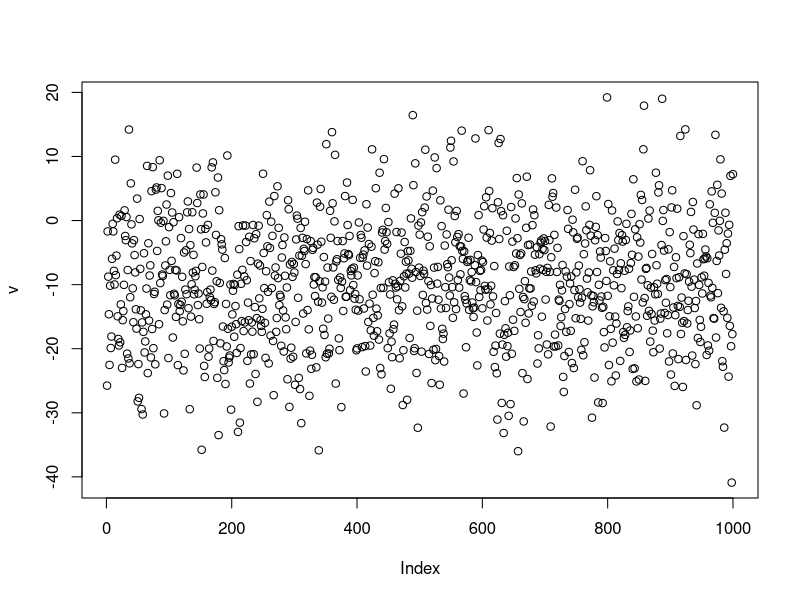

Recreate this plot in R.
## ---- chunk 1
mean(rbinom(100, size = 1, prob =  0.9))
## ---- chunk 2
x_3= sample(c("none", "infraction", "misdimeanor", "felony"), 
             size = 100, 
             replace = TRUE)
#x_3_ord = factor(sample_criminality, levels = c("none", "infraction", "misdimeanor", "felony"), ordered = TRUE)
x_3
## ---- chunk 3
X = matrix(nrow= length(x_3), ncol = 3)
X[ ,1] = as.numeric(x_3 == 'infraction')
X[ ,2] = as.numeric(x_3 == 'felony')
X[ ,3] = as.numeric(x_3 == 'misdimeanor')
colnames(X) = c('is_infraction', 'is_felony', 'is_misdimeanor')
X                  
## ---- chunk 4
rowSums(X)
table(rowSums(X))
## ---- chunk 5
colSums(X)
## ---- chunk 6

n = 100
X = matrix(data = NA, nrow = n, ncol = 6)
X[ ,1] = rnorm(n, mean = 17, sd = sqrt(38))
X[ ,2] = runif(n, min = -10, max = 10)
X[ ,3] = rpois(n, lambda = 6)
X[ ,4] = rexp(n, rate = 9)
X[ ,5] = rbinom(n, size = 20, prob = 0.12)
X[ ,6] = sample(c(rep(1, n * 0.24), rep(0, n * 0.76)))
#X[ ,6] = sample(c(1,0), size = n, replace= TRUE, prob = c(0.24, 0.76))
  

fake_first_names = c(
  "Sophia", "Emma", "Olivia", "Ava", "Mia", "Isabella", "Riley", 
  "Aria", "Zoe", "Charlotte", "Lily", "Layla", "Amelia", "Emily", 
  "Madelyn", "Aubrey", "Adalyn", "Madison", "Chloe", "Harper", 
  "Abigail", "Aaliyah", "Avery", "Evelyn", "Kaylee", "Ella", "Ellie", 
  "Scarlett", "Arianna", "Hailey", "Nora", "Addison", "Brooklyn", 
  "Hannah", "Mila", "Leah", "Elizabeth", "Sarah", "Eliana", "Mackenzie", 
  "Peyton", "Maria", "Grace", "Adeline", "Elena", "Anna", "Victoria", 
  "Camilla", "Lillian", "Natalie", "Jackson", "Aiden", "Lucas", 
  "Liam", "Noah", "Ethan", "Mason", "Caden", "Oliver", "Elijah", 
  "Grayson", "Jacob", "Michael", "Benjamin", "Carter", "James", 
  "Jayden", "Logan", "Alexander", "Caleb", "Ryan", "Luke", "Daniel", 
  "Jack", "William", "Owen", "Gabriel", "Matthew", "Connor", "Jayce", 
  "Isaac", "Sebastian", "Henry", "Muhammad", "Cameron", "Wyatt", 
  "Dylan", "Nathan", "Nicholas", "Julian", "Eli", "Levi", "Isaiah", 
  "Landon", "David", "Christian", "Andrew", "Brayden", "John", 
  "Lincoln"
)
rownames(X) = fake_first_names  
X
## ---- chunk 7

df = data.frame(X)
df$X6 = factor(df$X6, levels = c(0,1), labels = c("DOMESTIC","FOREIGN"))
df
## ---- chunk 8

table(df$X6)
table(df$X6) / n

## ---- chunk 9
summary(df)
## ---- chunk 10
n = 50
X = matrix(data = sample(c(rep(0, n^2 *.5),
                           rep(1, n^2 * .25),
                           rep(2, n^2 * .25))),
           nrow = n, 
           ncol = n)
table(X)

## ---- chunk 11
for (i in 1 : n) {
  for(j in 1 : n){
    if(runif(1) < 0.3){ # runif gives anything between 0 - 1
      X[i, j] = NA
    }
  }
}
sum(is.na(X) / n^2)
X

## ---- chunk 12

sums = rowSums(X,na.rm = TRUE)
sums
sort(sums)
order(sums, decreasing = TRUE)
X_sorted = order(sums, decreasing = TRUE)
X_sorted


## ---- chunk 13
std_apply_row = apply(X, 1, sd, na.rm = TRUE)
std_apply_row
std_apply_col = apply(X, 2, sd, na.rm = TRUE)
std_apply_col
## ---- chunk 14
count_entires_not_zero = apply(X > 0, 2, sum, na.rm = TRUE)
count_entires_not_zero
count_entires_not_zero_again = apply(X == 2 | X == 1, 2, sum, na.rm = TRUE)
count_entires_not_zero_again
## ---- chunk 15
col_list = split(X,col(X))
col_list
## ---- chunk 16
special_list_col = lapply(col_list, 
                          function(X){
                            minimum = min(X,na.rm = TRUE)
                            maximum = max(X,na.rm = TRUE)
                            pct_missing = (sum(is.na(X)) / length(X)) * 100
                            first_NA = min(which(is.na(X)))
                            c(minimum, maximum, pct_missing, first_NA)  #Needed to return all info 
                          })
special_list_col
## ---- chunk 17
v = rnorm(1000, mean = -10, sd = sqrt(100))
## ---- chunk 18
my_reverse = function(x){
  n = length(x)
  for(i in 1 :ceiling(n / 2)){
    temp = x[i]
    x[i] = x[n - i + 1]
    x[n - i + 1] = temp
  }
  x
}

dumb_rev = function(x){
  n = length(x)
  rev_array = array(NA,n)
  for(i in 1:n){
    rev_array[i] = x[n - i + 1]
  }
  rev_array
}


head(v)
tail(my_reverse(v))


## ---- chunk 19
#If you want to reverse columns pass in 2.
#If you want to reverse rows pass in 1. 
flip_matrix = function(matrix,dim_to_rev){
  apply(matrix,dim_to_rev, my_reverse)
}
## ---- chunk 20
avg = mean(v)
std_error = sd(v) / sqrt(length(v))
## ---- chunk 21
quantile(v, probs = 0.05)
qnorm(0.05,-10,sqrt(100))
## ---- chunk 22
quantile(v) 
plot(v)
## ---- chunk 23
keys = c("A","B","C","D","E","F","G","H")
my_list = list()
#Iterate each key. Value be an array with nums
for(i in 1:length(keys)){
  my_list[[keys[i]]] = matrix(1:i,i,i)
}
my_list
## ---- chunk 24
lapply(my_list, object.size)
## ---- chunk 25
rm(list=ls())
## ---- chunk 26
lorem = "Lorem ipsum dolor sit amet, consectetur adipiscing elit. Morbi posuere varius volutpat. Morbi faucibus ligula id massa ultricies viverra. Donec vehicula sagittis nisi non semper. Donec at tempor erat. Integer dapibus mi lectus, eu posuere arcu ultricies in. Cras suscipit id nibh lacinia elementum. Curabitur est augue, congue eget quam in, scelerisque semper magna. Aenean nulla ante, iaculis sed vehicula ac, finibus vel arcu. Mauris at sodales augue."

strsplit(lorem,"[.]")
output = unlist(strsplit(lorem,"[.]"))
res = sample(output)
output
res
